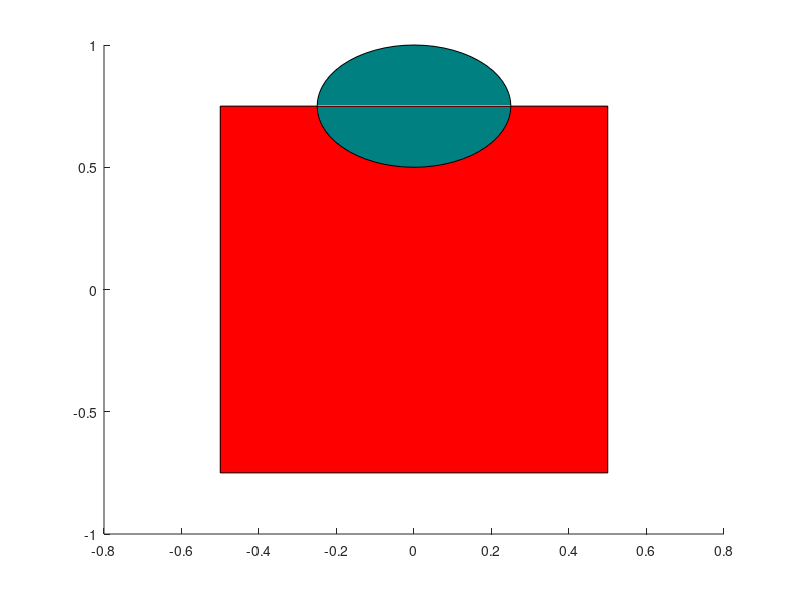

The MATLAB script that drew this image:
% robot_init_15.m
% 2015 Robot Model Init
%
% Created August 1, 2015 - Andrew Gurik & Chris Gerth
% 

% robot config
% this is only set up for tank drive
%
% Basic robot model:
%
%             FRONT
%         |-------------|  <
%         |             |   |
%         |             |   | half height     
%         |  ^       ^  |   |      
%         |  |   O   |  |  <      
%         | LDM     RDM |         
%         |             |  
%         |             |  
%         |-------------| 
%
%                 ^--^
%                 motor width
% 
%                 ^-----^
%                 half width
%             
%                 ^ +X direction
%                 |
%              <--+
%              +Y Direction
%             
%             
%         
robot_config = ...
struct  (
        %Drivetrain config
        'gear_ratio',           [1/12, 1/8],...     % gear ratio of the drivetrain [low, high]
        'encoder_ratio',        [1/12, 1/8],...     % ratio of the gearbox from the motor to the encoder [low, high]
        'wheel_diameter',       6 * 0.0254,...      % drive wheel diameter (meters)
        'drive_motors_per_side', 2,...              % number of motors per side of drivetrain
        'motor_width',          0.45,...            % distance from robot center to left/right drive wheel sets (m)
        %Wheel-floor interactions
        'coef_fric_kin_wheel_floor_net',   200,...  % net kinetic frictional coefficent for side-to-side motion against wheel's rotational axis
        %Overall physical characteristics
        'weight',               150,...             % robot weight (pounds)
        'half_width',           0.5,...             % distance from robot center to left/right bumpers (m)
        'half_length',          0.75,...            % distance from robot center to front/back bumpers (m)
        %Mechanism config
        'mechanism_motors',     0,...               % total number of mechanism motors
        'scratch',              0
        );
		
robot_state = ...
struct  (
        'linear_accel_x',            0,... % acceleration of the robot in the x direction (m/s)
		'linear_accel_y',            0,... % acceleration of the robot in the y direction (m/s)
        'linear_accel_x_prev',       0,... % acceleration of the robot in the x direction (m/s) from the previous loop
		'linear_accel_y_prev',       0,... % acceleration of the robot in the y direction (m/s) from the previous loop
        'linear_vel_x',              0,... % velocity of the robot in the x direction (m/s)
		'linear_vel_y',              0,... % velocity of the robot in the y direction (m/s)
        'linear_vel_x_prev',         0,... % velocity of the robot in the x direction (m/s) from the previous loop
		'linear_vel_y_prev',         0,... % velocity of the robot in the y direction (m/s) from the previous loop
		'pos_x',                     0,... % position of the robot center point in x (m)
		'pos_y',                     0,... % position of the robot center point in y (m)
        'pos_x_prev',                0,... % position of the robot center point in x (m) from the previous loop
		'pos_y_prev',                0,... % position of the robot center point in y (m) from the previous loop
        'rotational_accel',          0,... % rotational acceleration about the Z axis in radians/s/s
        'rotational_accel_prev',     0,... % rotation acceleration about the Z axis in radians/s/s
        'rotational_vel',            0,... % rotation velocity about the Z axis in radians/s
        'rotational_vel_prev',       0,... % rotation velocity about the Z axis in radians/s
        'rotation',                  0,... % rotation about the Z axis in radians
        'rotation_prev',             0,... % rotation about the Z axis in radians
        'scratch',                   0
        );

% motor workspace
for ii = 1:2+robot_config.mechanism_motors %Left and right drive motors, plus mechanism motors
	motor(ii) = ...
	struct  (
			'speed',        0,...   % motor speed in rad/s
			'torque',       0,...   % motor torque in Nm
			'voltage',      0,...   % motor voltage in Volts
			'load_torque',  0,...   % load on motor in Nm
			'speed_prev',   0,...   % 1-loop delayed motor speed in rad/s
			'scratch',      0
			);
end

%% Initialize Robot Drawing
figure(1);
% draw Robot
%calculate robot drawing verticies
robot_TL_vertex = [robot_state.pos_x, robot_state.pos_y] + [-robot_config.half_width * cos(robot_state.rotation) +  -robot_config.half_length * sin(robot_state.rotation),   robot_config.half_length * cos(robot_state.rotation) + -robot_config.half_width * sin(robot_state.rotation)];
robot_TR_vertex = [robot_state.pos_x, robot_state.pos_y] + [ robot_config.half_width * cos(robot_state.rotation) +  -robot_config.half_length * sin(robot_state.rotation),   robot_config.half_length * cos(robot_state.rotation) +  robot_config.half_width * sin(robot_state.rotation)];
robot_BR_vertex = [robot_state.pos_x, robot_state.pos_y] + [ robot_config.half_width * cos(robot_state.rotation) +   robot_config.half_length * sin(robot_state.rotation),  -robot_config.half_length * cos(robot_state.rotation) +  robot_config.half_width * sin(robot_state.rotation)];
robot_BL_vertex = [robot_state.pos_x, robot_state.pos_y] + [-robot_config.half_width * cos(robot_state.rotation) +   robot_config.half_length * sin(robot_state.rotation),  -robot_config.half_length * cos(robot_state.rotation) + -robot_config.half_width * sin(robot_state.rotation)];
%Calculate a front-of-robot marker location
marker_coords = (robot_TL_vertex + robot_TR_vertex) ./ 2;
marker_radius = 0.5;
%create robot patch drawing object
robot_obj_handle= patch( [ robot_TL_vertex(1) robot_TR_vertex(1) robot_BR_vertex(1) robot_BL_vertex(1) ],[ robot_TL_vertex(2) robot_TR_vertex(2) robot_BR_vertex(2) robot_BL_vertex(2) ], 'r');
%Create marker object
robot_front_marker = rectangle("Position",[marker_coords(1)-marker_radius/2, marker_coords(2)-marker_radius/2,marker_radius,marker_radius], "Curvature", [1 1], "FaceColor",[0 .5 .5]);
